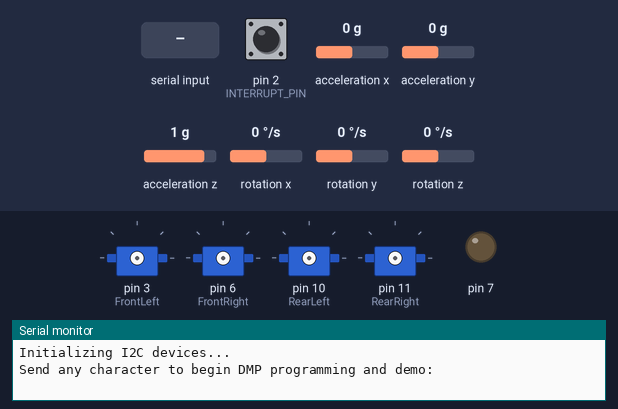
The sketch below on a simulated Arduino Uno, built with avr-gcc and run on an emulated ATmega328P. Shown: 4 × servo, output pins drawn as LEDs (lit = HIGH), the last lines printed to the serial monitor. The test bench sets the inputs (shaded band); at power-on: acceleration x 0 g, acceleration z 1 g, acceleration y 0 g, pin 2 (INTERRUPT_PIN) LOW, rotation x 0 °/s, rotation y 0 °/s, rotation z 0 °/s. The sensor or clock chip raises its interrupt line as the real part does.

Above: at 0.9 s.
1.0 s: "1\n" received over Serial
3.0 s: acceleration x set to -1.4 g
6.0 s: acceleration z set to -1.4 g
9.0 s: acceleration y set to 0.8 g
At 9.05 s:
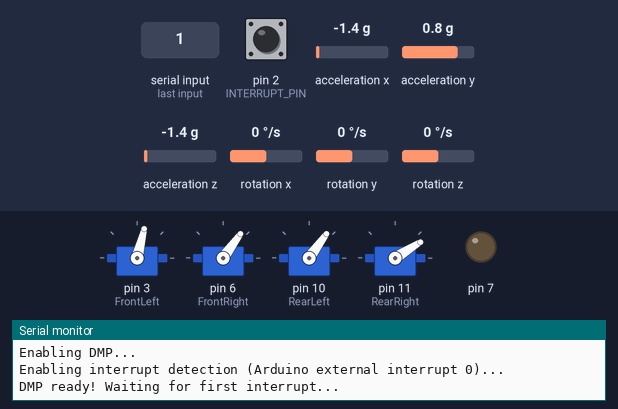
12.0 s: acceleration x set to 0.8 g
At 14.44 s:
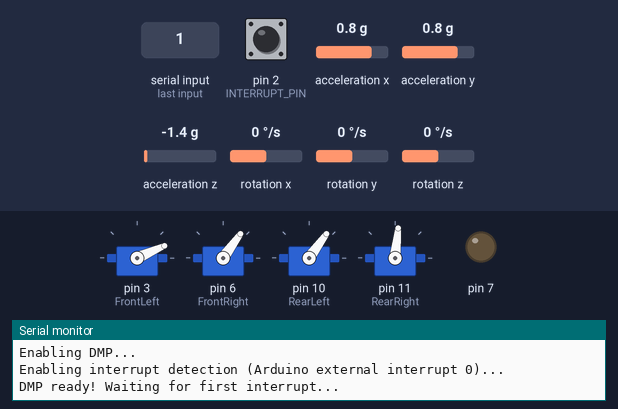
15.0 s: acceleration y set to 0 g
At 16.35 s:
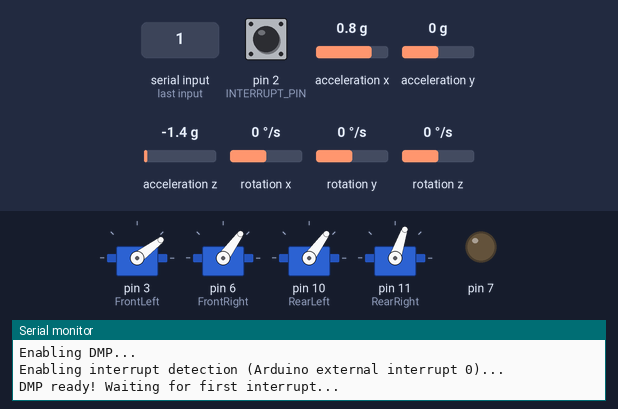
Timing chart, 0 to 21.7 s (numbered marks = the images above; inputs shaded):
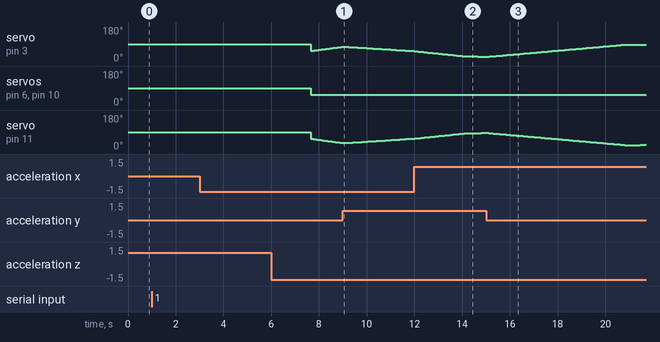

Measured:
- after the input at 3.0 s, every drawn part: stays the same
- by itself, servo on pin 3 (FrontLeft): rises from 23° to 87° in 5.7 s, then falls to 86° in 0.54 s

The sketch:

QuadCode.ino
```cpp
/* For gyroscope communication */
#include "I2Cdev.h"
#include "MPU6050_6Axis_MotionApps20.h"
#include "Wire.h"

/* DEFINES */
#define FALSE     0
#define TRUE    !False
#define BAUD_RATE 115200

#define BLT_ZERO  48
#define BLT_ONE   49
#define BLT_TWO   50
#define BLT_THREE   51
#define BLT_FOUR    52
#define BLT_FIVE  53
#define BLT_SIX   54
#define BLT_SEVEN   55
#define BLT_EIGHT 56
#define BLT_NINE  57
#define BLT_TEN   58
#define BLT_ELEVEN  59


#define INTERRUPT_PIN 2
#define LED_PIN 13


#define OUTPUT_READABLE_YAWPITCHROLL

/* Data types clarifier */
typedef unsigned char u8;
typedef unsigned short int u16;
typedef unsigned long int u32;


/* Enum type for state machine */
typedef enum{
  State_PowerSaving,
  State_TemperatureMeasurement,
  State_ManualDroneControl,
  State_AutomaticDroneTakeOff
}EnStates;


/* Variable definitions */
static EnStates En_StateMachineGlobal;
// MPU control/status vars
bool dmpReady = false;  // set true if DMP init was successful
uint8_t mpuIntStatus;   // holds actual interrupt status byte from MPU
uint8_t devStatus;      // return status after each device operation (0 = success, !0 = error)
uint16_t packetSize;    // expected DMP packet size (default is 42 bytes)
uint16_t fifoCount;     // count of all bytes currently in FIFO
uint8_t fifoBuffer[64]; // FIFO storage buffer

MPU6050 mpu;
bool blinkState = false;
Quaternion q;           // [w, x, y, z]         quaternion container
VectorInt16 aa;         // [x, y, z]            accel sensor measurements
VectorInt16 aaReal;     // [x, y, z]            gravity-free accel sensor measurements
VectorInt16 aaWorld;    // [x, y, z]            world-frame accel sensor measurements
VectorFloat gravity;    // [x, y, z]            gravity vector
float euler[3];         // [psi, theta, phi]    Euler angle container
float ypr[3];           // [yaw, pitch, roll]   yaw/pitch/roll container and gravity vector

// packet structure for InvenSense teapot demo
uint8_t teapotPacket[14] = { '$', 0x02, 0,0, 0,0, 0,0, 0,0, 0x00, 0x00, '\r', '\n' };

unsigned char GyroReady;
unsigned char maxRear, maxFront;


/* Function prototypes */
void GetBluetoothCommand(void);

volatile bool mpuInterrupt = false;     // indicates whether MPU interrupt pin has gone high
void dmpDataReady() {
    mpuInterrupt = true;
}


/* ESC values */


#include <Servo.h>

unsigned short int fl,fr,rl,rr;

#define BaseValueFRONT   (short int)1101U
#define BaseValueREAR    (short int)1100U
unsigned char a,b;
Servo FrontLeft,FrontRight,RearLeft,RearRight;

unsigned int throttle = 1100;


/* PID CONTROLLER VARIABLES*/

byte last_channel_1, last_channel_2, last_channel_3, last_channel_4;
int receiver_input_channel_1, receiver_input_channel_2, receiver_input_channel_3, receiver_input_channel_4;
int counter_channel_1, counter_channel_2, counter_channel_3, counter_channel_4, loop_counter;
int esc_1, esc_2, esc_3, esc_4;

unsigned long timer_channel_1, timer_channel_2, timer_channel_3, timer_channel_4, esc_timer, esc_loop_timer;
unsigned long timer_1, timer_2, timer_3, timer_4, current_time;
int cal_int, start;
unsigned long loop_timer;
double gyro_pitch, gyro_roll, gyro_yaw;
double gyro_roll_cal, gyro_pitch_cal, gyro_yaw_cal;
byte highByte, lowByte;

float pid_error_temp;
float pid_i_mem_roll, pid_roll_setpoint, gyro_roll_input, pid_output_roll, pid_last_roll_d_error;
float pid_i_mem_pitch, pid_pitch_setpoint, gyro_pitch_input, pid_output_pitch, pid_last_pitch_d_error;
float pid_i_mem_yaw, pid_yaw_setpoint, gyro_yaw_input, pid_output_yaw, pid_last_yaw_d_error;

float pid_p_gain_roll = 4;
float pid_i_gain_roll = 25;
float pid_d_gain_roll = 30;
int   pid_max_roll    = 400;

float pid_p_gain_pitch = pid_p_gain_roll;  //Gain setting for the pitch P-controller.
float pid_i_gain_pitch = pid_i_gain_roll;  //Gain setting for the pitch I-controller.
float pid_d_gain_pitch = pid_d_gain_roll;  //Gain setting for the pitch D-controller.
int pid_max_pitch = pid_max_roll;          //Maximum output of the PID-controller (+/-)


float pid_p_gain_yaw = 3;                //Gain setting for the pitch P-controller. //4.0
float pid_i_gain_yaw = 0.02;               //Gain setting for the pitch I-controller. //0.02
float pid_d_gain_yaw = 0;                //Gain setting for the pitch D-controller.
int pid_max_yaw = 400;                     //Maximum output of the PID-controller (+/-)


int x;
/* Variable initializer */
void setup(void)
{
  pinMode(7,OUTPUT);
 // join I2C bus (I2Cdev library doesn't do this automatically)
    #if I2CDEV_IMPLEMENTATION == I2CDEV_ARDUINO_WIRE
        Wire.begin();
        Wire.setClock(400000); // 400kHz I2C clock. Comment this line if having compilation difficulties
    #elif I2CDEV_IMPLEMENTATION == I2CDEV_BUILTIN_FASTWIRE
        Fastwire::setup(400, true);
    #endif


  Serial.begin(BAUD_RATE);          /* Start UART communication */
  En_StateMachineGlobal = State_PowerSaving;

  GyroInit();

  for(x=0;x<500;x++)
  {
    GyroRun();
    gyro_roll_cal  += ypr[2];                                //Ad roll value to gyro_roll_cal.
    gyro_pitch_cal += ypr[1];                              //Ad pitch value to gyro_pitch_cal.
    gyro_yaw_cal   += ypr[0];
    delay(3);
  }


/*SETUP ESC*/

  FrontLeft.attach(3);
  FrontRight.attach(6);
  RearLeft.attach(10);
  RearRight.attach(11);

  fl = throttle;
  fr = throttle;
  rl = throttle;
  rr = throttle;
}

/* All operation is done here. */
void loop(void)
{
  GyroRun();
  /* State Machine here */
  gyro_roll_input  = (gyro_roll_input  * 0.8) + ((ypr[2] / 57.14286) * 0.2);
  gyro_pitch_input = (gyro_pitch_input * 0.8) + ((ypr[1] / 57.14286) * 0.2);
  gyro_yaw_input   = (gyro_yaw_input   * 0.8) + ((ypr[0] / 57.14286) * 0.2);

  switch(En_StateMachineGlobal)
  {
    case State_PowerSaving:
    {
      //GetBluetoothCommand();
        u8 Message;

      Message = Serial.read();
      /*

            Serial.print("ypr\t");
            Serial.print(ypr[0] * 180/M_PI);
            Serial.print("\t");
            Serial.print(ypr[1] * 180/M_PI);
            Serial.print("\t");
            Serial.println(ypr[2] * 180/M_PI);
      */

      if(Message == BLT_ONE)
      {
        throttle++;
      }
      else if(Message == BLT_ZERO)
      {
        throttle--;
      }

      calculatePid();


     fr=1100;// fr = throttle - pid_output_pitch + pid_output_roll - pid_output_yaw;
      rr = throttle + pid_output_pitch + pid_output_roll + pid_output_yaw;
      rl=1100;//rl = throttle + pid_output_pitch - pid_output_roll - pid_output_yaw;
      fl = throttle - pid_output_pitch - pid_output_roll + pid_output_yaw;
/*
      Serial.print("Front left: ");
      Serial.print(fl);
      Serial.print("\t");

      Serial.print("Front right: ");
      Serial.print(fr);
      Serial.print("\t");

      Serial.print("Rear left: ");
      Serial.print(rl);
      Serial.print("\t");

      Serial.print("Rear right: ");
      Serial.print(rr);

      Serial.println();

     // delay(10);*/
    }
    break;

    case State_TemperatureMeasurement:
    {
    }
    break;

    case State_ManualDroneControl:
    {
      ManualDroneControl();
    }
    break;

    case State_AutomaticDroneTakeOff:
    {
    }
    break;
  }


  FrontLeft.writeMicroseconds(fl);

  FrontRight.writeMicroseconds(fr);
  RearLeft.writeMicroseconds(rl);

  RearRight.writeMicroseconds(rr);

}


void GetBluetoothCommand(void)
{
  u8 U8_BluetoothMessage;
  U8_BluetoothMessage = Serial.read();

  if( U8_BluetoothMessage == BLT_ZERO )
  {
    En_StateMachineGlobal = State_TemperatureMeasurement;
  }
  else if( U8_BluetoothMessage == BLT_ONE )
  {
    En_StateMachineGlobal = State_ManualDroneControl;
    Serial.write("Manual State");
  }
}

void ManualDroneControl(void)
{
  u8 U8_BluetoothMessage;
  U8_BluetoothMessage = Serial.read();

  if(U8_BluetoothMessage == BLT_ZERO)
  {
    Serial.write("Up 1");

  }

}


void AutoLeveling(void)
{

}


void GyroInit(void)
{
      // initialize device
    Serial.println(F("Initializing I2C devices..."));
    mpu.initialize();
    pinMode(INTERRUPT_PIN, INPUT);

  // wait for ready
    Serial.println(F("\nSend any character to begin DMP programming and demo: "));
    while (Serial.available() && Serial.read()); // empty buffer
    while (!Serial.available());                 // wait for data
    while (Serial.available() && Serial.read()); // empty buffer again

    // load and configure the DMP
    Serial.println(F("Initializing DMP..."));
    devStatus = mpu.dmpInitialize();

    // supply your own gyro offsets here, scaled for min sensitivity
    mpu.setXGyroOffset(139);  //220
    mpu.setYGyroOffset(44);   //76
    mpu.setZGyroOffset(34);    // -85
    mpu.setZAccelOffset(1252); // 1788//1688 factory default for my test chip


  // make sure it worked (returns 0 if so)
    if (devStatus == 0) {
        // turn on the DMP, now that it's ready
        Serial.println(F("Enabling DMP..."));
        mpu.setDMPEnabled(true);

        // enable Arduino interrupt detection
        Serial.println(F("Enabling interrupt detection (Arduino external interrupt 0)..."));
        attachInterrupt(digitalPinToInterrupt(INTERRUPT_PIN), dmpDataReady, RISING);
        mpuIntStatus = mpu.getIntStatus();

        // set our DMP Ready flag so the main loop() function knows it's okay to use it
        Serial.println(F("DMP ready! Waiting for first interrupt..."));
        dmpReady = true;

        // get expected DMP packet size for later comparison
            packetSize = mpu.dmpGetFIFOPacketSize();
    } else {
        // ERROR!
        // 1 = initial memory load failed
        // 2 = DMP configuration updates failed
        // (if it's going to break, usually the code will be 1)
        Serial.print(F("DMP Initialization failed (code "));
        Serial.print(devStatus);
        Serial.println(F(")"));
    }
}

void GyroRun(void)
{
  // if programming failed, don't try to do anything
    if (!dmpReady) return;

    // wait for MPU interrupt or extra packet(s) available
    while (!mpuInterrupt && fifoCount < packetSize) {
        // other program behavior stuff here
        // .
        // .
        // .
        // if you are really paranoid you can frequently test in between other
        // stuff to see if mpuInterrupt is true, and if so, "break;" from the
        // while() loop to immediately process the MPU data
        // .
        // .
        // .
    }

    // reset interrupt flag and get INT_STATUS byte
    mpuInterrupt = false;
    mpuIntStatus = mpu.getIntStatus();

    // get current FIFO count
    fifoCount = mpu.getFIFOCount();

    // check for overflow (this should never happen unless our code is too inefficient)
    if ((mpuIntStatus & 0x10) || fifoCount == 1024) {
        // reset so we can continue cleanly
        mpu.resetFIFO();
        //Serial.println(F("FIFO overflow!"));

    // otherwise, check for DMP data ready interrupt (this should happen frequently)
    } else if (mpuIntStatus & 0x02) {
        // wait for correct available data length, should be a VERY short wait
        while (fifoCount < packetSize) fifoCount = mpu.getFIFOCount();

        // read a packet from FIFO
        mpu.getFIFOBytes(fifoBuffer, packetSize);

        // track FIFO count here in case there is > 1 packet available
        // (this lets us immediately read more without waiting for an interrupt)
        fifoCount -= packetSize;


            // display Euler angles in degrees
            mpu.dmpGetQuaternion(&q, fifoBuffer);
            mpu.dmpGetGravity(&gravity, &q);
            mpu.dmpGetYawPitchRoll(ypr, &q, &gravity);


    }
}

void calculatePid(void)
{
  //Roll calculations
  pid_error_temp = gyro_roll_input - pid_roll_setpoint;
  pid_i_mem_roll += pid_i_gain_roll * pid_error_temp;
  if(pid_i_mem_roll > pid_max_roll)pid_i_mem_roll = pid_max_roll;
  else if(pid_i_mem_roll < pid_max_roll * -1)pid_i_mem_roll = pid_max_roll * -1;

  pid_output_roll = pid_p_gain_roll * pid_error_temp + pid_i_mem_roll + pid_d_gain_roll * (pid_error_temp - pid_last_roll_d_error);
  if(pid_output_roll > pid_max_roll)pid_output_roll = pid_max_roll;
  else if(pid_output_roll < pid_max_roll * -1)pid_output_roll = pid_max_roll * -1;

  pid_last_roll_d_error = pid_error_temp;

  //Pitch calculations
  pid_error_temp = gyro_pitch_input - pid_pitch_setpoint;
  pid_i_mem_pitch += pid_i_gain_pitch * pid_error_temp;
  if(pid_i_mem_pitch > pid_max_pitch)pid_i_mem_pitch = pid_max_pitch;
  else if(pid_i_mem_pitch < pid_max_pitch * -1)pid_i_mem_pitch = pid_max_pitch * -1;

  pid_output_pitch = pid_p_gain_pitch * pid_error_temp + pid_i_mem_pitch + pid_d_gain_pitch * (pid_error_temp - pid_last_pitch_d_error);
  if(pid_output_pitch > pid_max_pitch)pid_output_pitch = pid_max_pitch;
  else if(pid_output_pitch < pid_max_pitch * -1)pid_output_pitch = pid_max_pitch * -1;

  pid_last_pitch_d_error = pid_error_temp;

  //Yaw calculations
  pid_error_temp = gyro_yaw_input - pid_yaw_setpoint;
  pid_i_mem_yaw += pid_i_gain_yaw * pid_error_temp;
  if(pid_i_mem_yaw > pid_max_yaw)pid_i_mem_yaw = pid_max_yaw;
  else if(pid_i_mem_yaw < pid_max_yaw * -1)pid_i_mem_yaw = pid_max_yaw * -1;

  pid_output_yaw = pid_p_gain_yaw * pid_error_temp + pid_i_mem_yaw + pid_d_gain_yaw * (pid_error_temp - pid_last_yaw_d_error);
  if(pid_output_yaw > pid_max_yaw)pid_output_yaw = pid_max_yaw;
  else if(pid_output_yaw < pid_max_yaw * -1)pid_output_yaw = pid_max_yaw * -1;

  pid_last_yaw_d_error = pid_error_temp;
}
```
